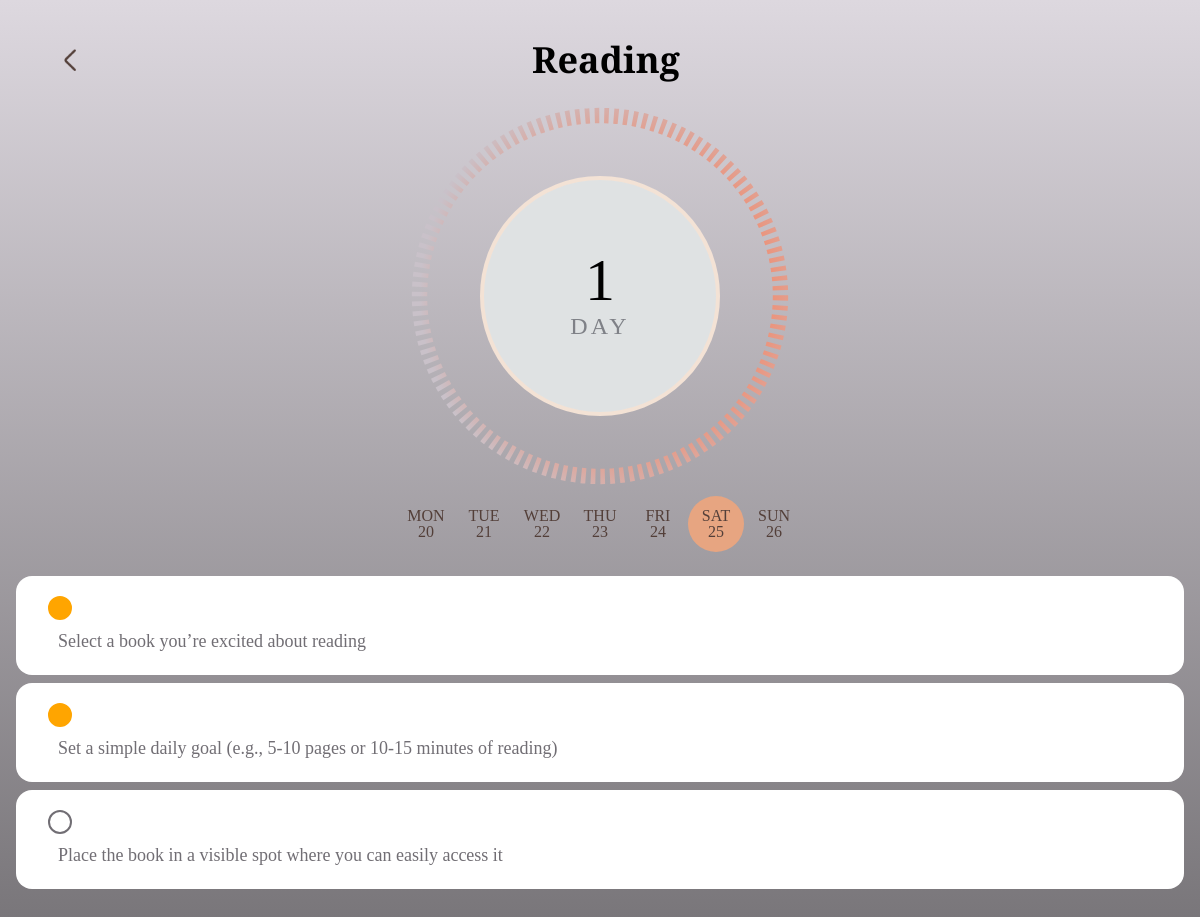
Before: /habit/26/ (signed in) with the older database file.
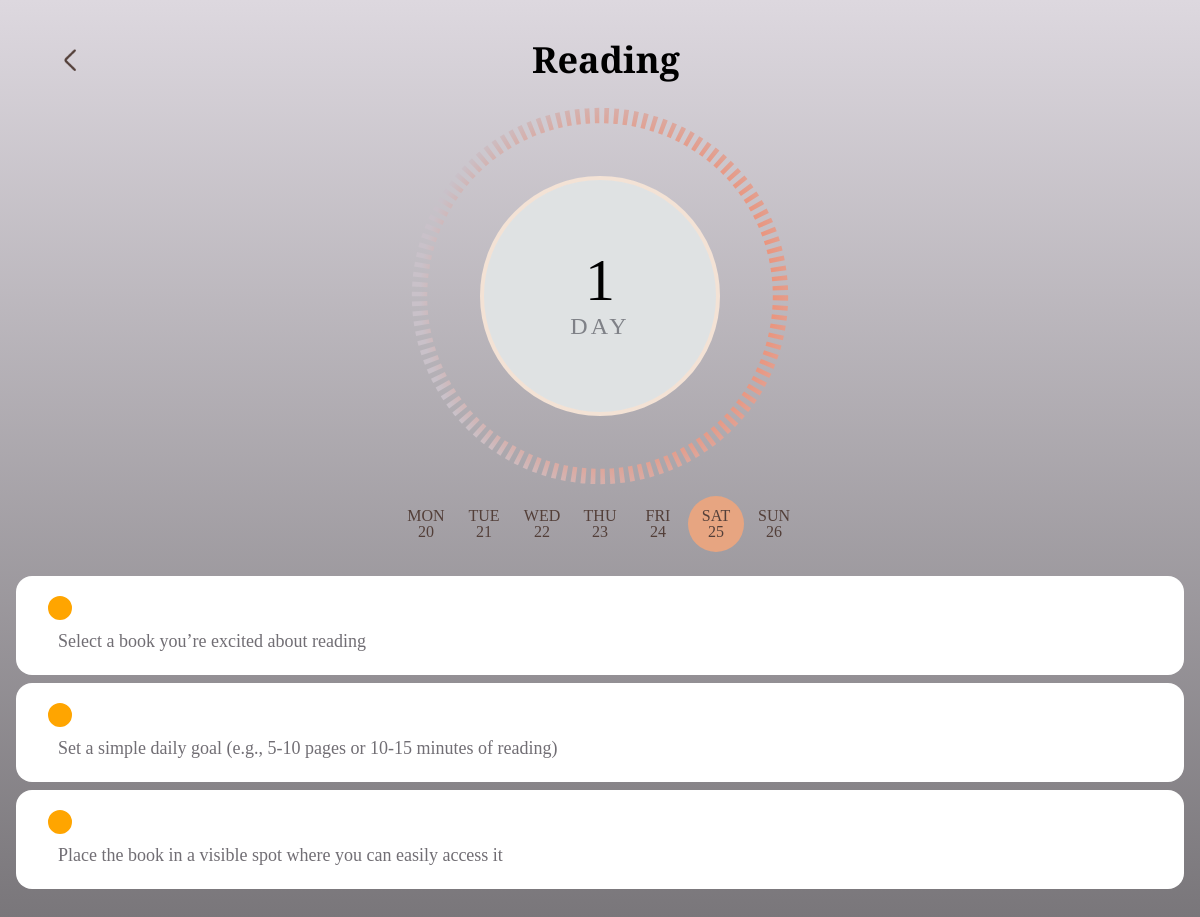
After: the same page with the newer database file.
### habits/models.py (models this page shows, shortened)
class Habit(models.Model):
    habit_id = models.AutoField(primary_key=True)
    language_code = models.ForeignKey(Language, on_delete=models.RESTRICT)
    habit_name = models.CharField(max_length=100)
    habit_type = models.CharField(max_length=4, choices=[('good', 'Good'), ('bad', 'Bad')])
    description = models.TextField(blank=True)
    gradient_color_start = models.CharField(max_length=7, blank=True, help_text="Hex code for the gradient start color")
    gradient_color_end = models.CharField(max_length=7, blank=True, help_text="Hex code for the gradient end color")
    created_at = models.DateTimeField(auto_now_add=True)
    class Meta:
        unique_together = ('habit_id', 'language_code')

class UserProgress(models.Model):
    user = models.ForeignKey(User, on_delete=models.CASCADE)
    habit = models.ForeignKey(Habit, on_delete=models.CASCADE)
    current_day = models.IntegerField(default=1)
    completed_tasks_today = models.IntegerField(default=0)
    last_updated = models.DateTimeField(auto_now=True)
    class Meta:
        unique_together = ('user', 'habit')

class HabStep(models.Model):
    habit = models.ForeignKey(Habit, on_delete=models.CASCADE)
    step = models.ForeignKey(Step, on_delete=models.CASCADE)
    step_order = models.IntegerField()
    created_at = models.DateTimeField(auto_now_add=True)
    class Meta:
        unique_together = ('habit', 'step', 'step_order')

class UserTask(models.Model):
    user_progress = models.ForeignKey(UserProgress, on_delete=models.CASCADE)
    task_completed = models.BooleanField(default=False)
    task_description = models.TextField()
    created_at = models.DateTimeField(auto_now_add=True)

class Step(models.Model):
    step_id = models.AutoField(primary_key=True)
    language_code = models.ForeignKey(Language, on_delete=models.RESTRICT)
    description = models.TextField()
    created_at = models.DateTimeField(auto_now_add=True)
    class Meta:
        unique_together = ('step_id', 'language_code')

### habits/views.py (the view, shortened to what this page needs)
# urls.py: path('habit/<int:id>/', views.habit, name='habit'),
def habit(request, id):
    user_id = request.session.get('user_id')
    if not user_id:
        return redirect('login')
    user = get_object_or_404(User, user_id=user_id)
    habit = get_object_or_404(Habit, habit_id=id)
    user_progress = UserProgress.objects.filter(user=user, habit=habit).first()
    steps_for_today = HabStep.objects.filter(habit=habit, step_order=user_progress.current_day)
    current_time = timezone.now()
    print(current_time.hour+2)
    if current_time.hour+2 == 24 and current_time.minute == 0:
        user_progress.check_all_tasks_completed()
    steps_for_today = HabStep.objects.filter(habit=habit, step_order=user_progress.current_day)
    today = timezone.now()
    start = today - timedelta(days=today.weekday())
    days_week = [(start + timedelta(days=i), ["Mon", "Tue", "Wed", "Thu", "Fri", "Sat", "Sun"][i]) for i in range(7)]
    return render(request, "smoking.html", {
        "habit": habit,
        "days_week": days_week,
        "today": today,
        "user_progress": user_progress,
        "steps_for_today": steps_for_today
    })

### habits/templates/smoking.html (shortened to what this page needs)
{% extends "base.html" %}
{% block style %}
{% load static %}
{% endblock style %}
{% block content %}
<div class="screen bg-gradient-to-b from-[#DDD8DF] to-[#787579] min-h-screen py-10">
    <div class="container-inside flex flex-col items-between justify-between pt-0 mx-16">
        <div class="header flex items-center justify-between">
            <div class="back-image text-4xl">
                <a href="{% url 'habits' %}">
                    <img class="w-3" src="{% static '/images/back.png' %}" alt="back-button" />
                </a>
            </div>
            <div class="title text-4xl text-center font-semibold">{{ habit.habit_name }}</div>
        </div>
        <div class="middle flex flex-col items-center justify-center mt-24 relative">
            <a href="/habit/{{habit.habit_id}}/info">{{habit_info}}
            <div class="circle color-white w-60 h-60 bg-[#DFE2E3] flex items-center justify-center rounded-full border-solid border-4 border-[#F3E2D5] relative">
                <div class="cont flex flex-col items-center justify-center">
                    <div class="top text-6xl" style="font-family: Jost">{{ user_progress.current_day }}</div>
                    <div class="bottom text-2xl text-[#7F8187] tracking-[0.2rem]" style="font-family: Jost">
                        DAY
                    </div>
                </div>
            </div>
            </a>
        </div>
    </div>
    <div class="days flex items-center justify-center gap-0.5 mt-20">
        {% for day, day_name in days_week %}
            <div class="day flex flex-col items-center justify-center {% if day == today %}bg-[#E7A581]{% else %}bg-transparent{% endif %} text-[#533F39] rounded-full w-14 h-14 gap-0">
                <div class="day-name uppercase">{{ day_name }}</div>
                <div class="day-number mt-[-8px]">{{ day.day }}</div>
            </div>
        {% endfor %}
    </div>
    <div class="tasks mt-6 gap-2 flex flex-col items-center justify-center mx-4">
        {% for hab_step in steps_for_today %}
        <div class="task bg-white rounded-2xl flex justify-between px-8 py-5 items-center w-full text-[#716e74] text-[18px]" style="font-family: Jost">
            <div class="task-container">
                <input type="checkbox"
                       name="step_{{ hab_step.step.step_id }}"
                       id="task-checkbox{{ forloop.counter }}"
                       class="custom-checkbox"
                       {% for task in user_progress.usertask_set.all %}
                           {% if task.task_description == hab_step.step.description %}
                               {% if task.task_completed %} checked {% endif %}
                           {% endif %}
                       {% endfor %} />
                <label for="task-checkbox{{ forloop.counter }}" class="custom-label cursor-pointer">
                    {{ hab_step.step.description }}
                </label>
            </div>
        </div>
        {% empty %}
        <div class="task bg-white rounded-2xl flex justify-between px-8 py-5 items-center w-full text-[#716e74] text-[18px]" style="font-family: Jost">
            <span>No tasks available for today.</span>
        </div>
        {% endfor %}
    </div>
</div>
{% endblock content %}

### habits/templates/base.html (shortened to what this page needs)
{% load static %}
<!DOCTYPE html>
<html lang="en">
  <head>
    <script src="https://cdn.tailwindcss.com"></script>
  </head>
  <body>
    {% block content %}
    {% endblock %}
  </body>
</html>

### habits/templates/base.html (style rules this page uses)
body { font-family: "Crimson Text", serif; }

### habits/templates/smoking.html (style rules this page uses)
body { font-family: "Crimson Text", serif; }
.custom-checkbox { appearance: none; width: 24px; height: 24px; border-radius: 50%; border: 2px solid #716e74; outline: none; cursor: pointer; position: relative; transition: background-color 0.5s, border-color 0.3s; }
.custom-checkbox:checked { background-color: orange; border-color: orange; }
.custom-checkbox:checked::after { content: ''; display: block; width: 12px; height: 12px; border-radius: 50%; position: absolute; top: 50%; left: 50%; transform: translate(-50%, -50%); }
.custom-label { display: flex; align-items: center; margin-left: 10px; }

Changed rows visible on the page:
changed through a linked row, HabStep "Place the book in a visible spot where you can easily access it": step_id "☐" → "☑"
